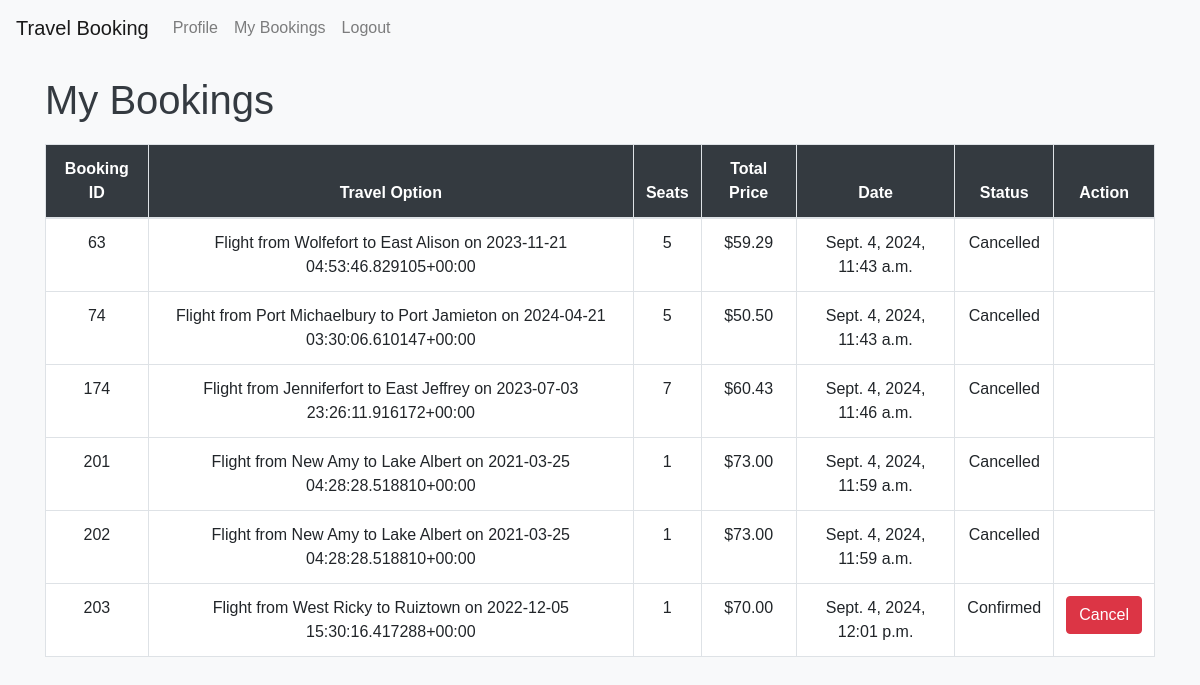
The app's page /my_bookings/ (signed in) with its own data.
### bookings/models.py (models this page shows, shortened)
class Booking(models.Model):
    STATUS_CHOICES = [
        ('Confirmed', 'Confirmed'),
        ('Cancelled', 'Cancelled'),
    ]
    booking_id = models.AutoField(primary_key=True)
    user = models.ForeignKey(User, on_delete=models.CASCADE)
    travel_option = models.ForeignKey(TravelOption, on_delete=models.CASCADE)
    number_of_seats = models.PositiveIntegerField()
    total_price = models.DecimalField(max_digits=10, decimal_places=2)
    booking_date = models.DateTimeField(auto_now_add=True)
    status = models.CharField(max_length=10, choices=STATUS_CHOICES, default='Confirmed')

class TravelOption(models.Model):
    TRAVEL_TYPE_CHOICES = [
        ('Flight', 'Flight'),
        ('Train', 'Train'),
        ('Bus', 'Bus'),
    ]
    travel_id = models.AutoField(primary_key=True)
    travel_type = models.CharField(max_length=10, choices=TRAVEL_TYPE_CHOICES, default='Flight')
    source = models.CharField(max_length=100)
    destination = models.CharField(max_length=100)
    date_time = models.DateTimeField()
    price = models.DecimalField(max_digits=10, decimal_places=2)
    available_seats = models.PositiveIntegerField()
    def __str__(self):
        return f"{self.travel_type} from {self.source} to {self.destination} on {self.date_time}"

### bookings/views.py (the view)
# urls.py: path('my_bookings/', views.my_bookings, name='my_bookings'),
@login_required
def my_bookings(request):
    bookings = Booking.objects.filter(user=request.user)
    return render(request, 'view_bookings.html', {'bookings': bookings})

### bookings/templates/view_bookings.html (shortened to what this page needs)
{% extends 'base.html' %}
{% block content %}
    <h1>My Bookings</h1>
    <table class="table table-bordered">
        <thead>
            <tr>
                <th>Booking ID</th>
                <th>Travel Option</th>
                <th>Seats</th>
                <th>Total Price</th>
                <th>Date</th>
                <th>Status</th>
                <th>Action</th>
            </tr>
        </thead>
        <tbody>
            {% for booking in bookings %}
            <tr>
                <td>{{ booking.booking_id }}</td>
                <td>{{ booking.travel_option }}</td>
                <td>{{ booking.number_of_seats }}</td>
                <td>${{ booking.total_price }}</td>
                <td>{{ booking.booking_date }}</td>
                <td>{{ booking.get_status_display }}</td>
                <td>
                    {% if booking.status == 'Confirmed' %}
                        <a href="{% url 'cancel_booking' booking.booking_id %}" class="btn btn-danger">Cancel</a>
                    {% endif %}
                </td>
            </tr>
            {% endfor %}
        </tbody>
    </table>
{% endblock %}

### bookings/templates/base.html (shortened to what this page needs)
{% load static %}
<!DOCTYPE html>
<html lang="en">
<head>
    <link href="https://maxcdn.bootstrapcdn.com/bootstrap/4.0.0/css/bootstrap.min.css" rel="stylesheet">
    <link rel="stylesheet" href="{% static 'bookings/styles.css' %}">
</head>
<body>
    <nav class="navbar navbar-expand-lg navbar-light bg-light">
        <a class="navbar-brand" href="{% url 'travel_options' %}">Travel Booking</a>
        <div class="collapse navbar-collapse">
            <ul class="navbar-nav mr-auto">
                {% if user.is_authenticated %}
                    <li class="nav-item">
                        <a class="nav-link" href="{% url 'profile' %}">Profile</a>
                    </li>
                    <li class="nav-item">
                        <a class="nav-link" href="{% url 'my_bookings' %}">My Bookings</a>
                    </li>
                    <li class="nav-item">
                        <a class="nav-link" href="{% url 'logout' %}">Logout</a>
                    </li>
                {% endif %}
            </ul>
        </div>
    </nav>
    <div class="container">
        {% block content %}
        {% endblock %}
    </div>
</body>
</html>

### bookings/static/bookings/styles.css (style rules this page uses)
body { font-family: Arial, sans-serif; background-color: #f8f9fa; }
.container { margin-top: 20px; }
h1 { color: #343a40; margin-bottom: 20px; }
.table { margin-top: 20px; }
.table th, .table td { text-align: center; }
.table th { background-color: #343a40; color: #fff; }
.table td { background-color: #fff; }

### records on screen
Booking: booking_id "63", travel_option "Flight from Wolfefort to East Alison on 2023-11-21 04:53:46.829105+00:00", number_of_seats "5", total_price "59.29", booking_date "Sept. 4, 2024, 11:43 a.m.", status "Cancelled"
Booking: booking_id "74", travel_option "Flight from Port Michaelbury to Port Jamieton on 2024-04-21 03:30:06.610147+00:00", number_of_seats "5", total_price "50.50", booking_date "Sept. 4, 2024, 11:43 a.m.", status "Cancelled"
Booking: booking_id "174", travel_option "Flight from Jenniferfort to East Jeffrey on 2023-07-03 23:26:11.916172+00:00", number_of_seats "7", total_price "60.43", booking_date "Sept. 4, 2024, 11:46 a.m.", status "Cancelled"
Booking: booking_id "201", travel_option "Flight from New Amy to Lake Albert on 2021-03-25 04:28:28.518810+00:00", number_of_seats "1", total_price "73.00", booking_date "Sept. 4, 2024, 11:59 a.m.", status "Cancelled"
Booking: booking_id "202", travel_option "Flight from New Amy to Lake Albert on 2021-03-25 04:28:28.518810+00:00", number_of_seats "1", total_price "73.00", booking_date "Sept. 4, 2024, 11:59 a.m.", status "Cancelled"
Booking: booking_id "203", travel_option "Flight from West Ricky to Ruiztown on 2022-12-05 15:30:16.417288+00:00", number_of_seats "1", total_price "70.00", booking_date "Sept. 4, 2024, 12:01 p.m.", status "Confirmed", shows "Cancel"
